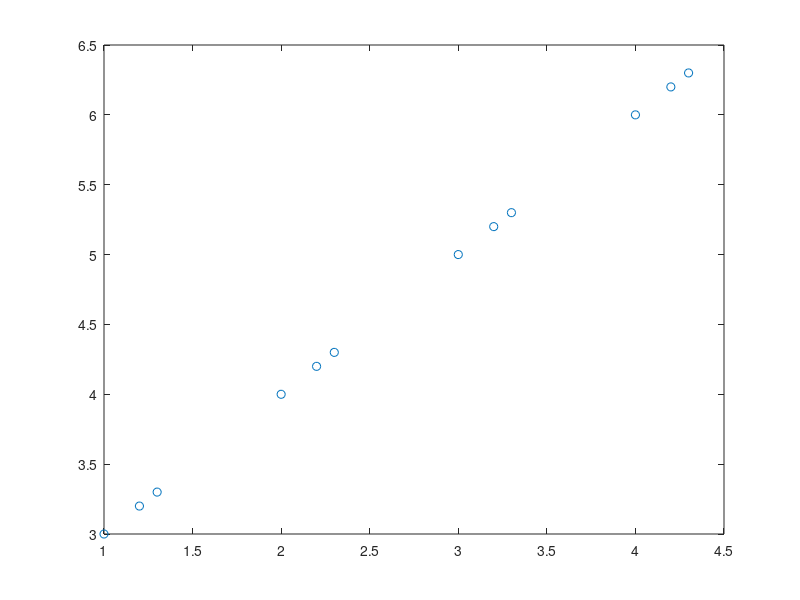

MATLAB code for this plot:
clear all;
clc; 
close all;

ref_x=[1 2 3 4;1.2 2.2 3.2 4.2;1.3 2.3 3.3 4.3];

ref_y=[1 2 3 4;1.2 2.2 3.2 4.2;1.3 2.3 3.3 4.3]+2;
x=ref_x(:);
y=ref_y(:);

plot(x,y,'o')


xy=[x y]

